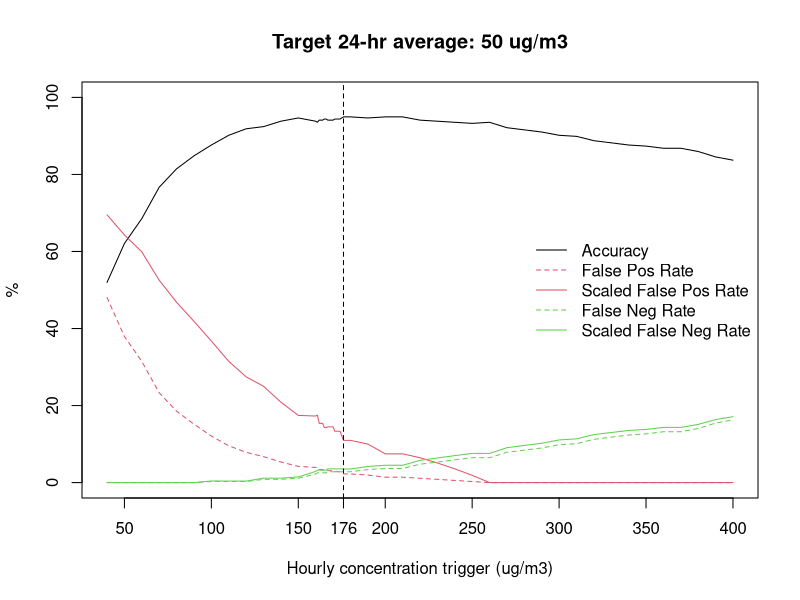

Reproduce this figure in R.

## See explanation at bottom

## read in, format data
d <- read.csv("cdf.csv", skip=2)
d <- d[, c(1,5)] # for current "cdf.csv" file, which likely is not what was used orignally
names(d) <- c("date", "pm")
summary(d)
which(d$pm > 800)
d[which(d$pm > 800), "pm"] <- NA

d$date <- as.POSIXct(d$date, tz = "UTC", format = "%d-%b-%Y %H:%M")
d$day <- format(d$date, format = "%Y-%m-%d")

summary(d)

## split into list
dd <- split(d, d$day)

## remove days with less than 75% completeness
id <- sapply(dd, function(a) sum(is.na(a$pm)))
dd <- dd[id < 7]
rm(id)


###functions for testing accuracy

predict <- function(data, trigger) {
  sapply(data, function(a) sum(a$pm > trigger, na.rm = TRUE) > 0)
}

means <- function(data) {
  sapply(dd, function(a) mean(a$pm, na.rm = TRUE))
}

acc <- function(pred, true){
  sum(pred == true) / length(true)
}

fpr <- function(pred, true){
  sum(pred == TRUE & true == FALSE) / length(true)
}

fpr2 <- function(pred, true){
  sum(pred == TRUE & true == FALSE) / sum(pred == TRUE)
}

fnr <- function(pred, true){
  sum(pred == FALSE & true == TRUE) / length(true)
}

fnr2 <- function(pred, true){
  sum(pred == FALSE & true == TRUE) / sum(pred == FALSE)
}

test.trigger <- function(data, trigger, thresh){
  
  true <- means(data) > thresh
  pred <- predict(data, trigger)
  accuracy <- acc(pred, true)
  false.pos <- fpr(pred, true)
  false.pos2 <- fpr2(pred, true)
  false.neg <- fnr(pred, true)
  false.neg2 <- fnr2(pred, true)
  true.rate <- sum(true)/length(true)
  
  ret <- c(thresh, true.rate, trigger, accuracy, false.pos, false.pos2, false.neg, false.neg2)
  return(ret)
}



# run it! 
thresh <- 50
trigs <- c(seq(50, 400, by = 10), 160:180)
results <- test.trigger(dd, 40, thresh)

for(i in 1:length(trigs)){
  x <- test.trigger(dd, trigs[i], thresh)
  results <- rbind(results, x)
  rm(x)
} ; rm(i)

results <- as.data.frame(results, row.names = 1:nrow(results))
names(results) <- c("threshold", "true.rate", "trigger", "accuracy", 
                    "false.pos", "false.pos2", "false.neg", "false.neg2")
results <- results[order(results$trigger), ]

# plot it!
plot(results$trigger, results$accuracy, type = "l", ylim = c(0,1),
     main = paste("Target 24-hr average:", thresh, "ug/m3"),
     xlab = "Hourly concentration trigger (ug/m3)",
     ylab = "%",
     yaxt = "n")
axis(2, at = (0:5)/5, labels = (0:5)*20 )
lines(results$trigger, results$false.pos2, col=2)
lines(results$trigger, results$false.pos, col=2, lty=2)
lines(results$trigger, results$false.neg2, col=3)
lines(results$trigger, results$false.neg, col=3, lty=2)

legend("right", 
       legend = c("Accuracy", "False Pos Rate", "Scaled False Pos Rate",
                           "False Neg Rate", "Scaled False Neg Rate"),
       lty = c(1, 2, 1, 2, 1),
       col = c(1, 2, 2, 3, 3),
       bty = "n")

abline(v = results$trigger[which(results$accuracy == max(results$accuracy))[1]],
       lty = 2)
axis(1, 
     at = results$trigger[which(results$accuracy == max(results$accuracy))[1]])

### when is first SMS sent?

d$txt <- d$pm > 175
d$hour <- as.numeric(format(d$date, "%H"))

ddd <- split(d, d$day)

min.hour <- function(a) {
  a <- a[!is.na(a$txt), ]
  if(sum(a$txt) == 0) {
    ret <- NA
  } else {
    ret <- min(a$hour[a$txt == TRUE], na.rm = TRUE)
  }
  return(ret)
}

first.hour <- sapply(ddd, min.hour)
mean(first.hour, na.rm = T)


# My to-do from Friday afternoon's meeting was to look at the data and come up with 
# criteria for automatically sending out the AirAware Early Action Text Alert (or 
# whatever we are calling it). I looked all PM10 from CDF from 2013 thru Friday, 
# and my recommendation is to use an hourly CDF PM10 value of 170 ug/m3 as the 
# threshold for sending out the alert. 

# This threshold is based on trying to predict daily 24-hr averages that exceed the 
# state standard of 50 ug/m3. We could base the hourly threshold off of a different 
# "target" 24-hr average, but the state standard seems easiest to justify. Any alternative 
# is going to be to somewhat arbitrary.

# I looked at various hourly thresholds and 170 gives the best overall accuracy for 
# predicting whether the day's 24-hour average will exceed 50. This threshold is 93% 
# accurate, meaning 93% of the time, either no alert goes out and the day's 24-hr 
# average is indeed less than 50, OR one or more alerts do go out and the 24-hr average 
# is above 50. 7% of the time it gets it wrong: either 1 (or more) alerts go out but 
# the 24-hr average is less than the standard, or no alerts go out but the daily average 
# winds up exceeding the standard.

# Looking more closely at when it gets it wrong, 15% of the days when an alerts goes out 
# are false positives, i.e. the 24-hr average ends up being less than the standard. 5% 
# of days when no alert goes out are false negatives, in which the standard is exceeded 
# but no alert was sent. So the algorithm has a health protective bias: It errs on the 
# side of sending an alert and incurring a false positive.

# To illustrate how this would have worked had it been in place this year, I have attached 
# an annotated print out of CDF PM10 data for March 2017 thru today. I have highlighted in 
# yellow when press releases are triggered under the current system--the first hour each day 
# when PM10 exceeds 300. Then I have boxed in red all hours above the proposed threshold of 
# 170--this is when an alert would have been sent under this proposal. Finally, I have added 
# a column showing whether the day was a false positive, a false negative, or an accurate 
# prediction of an exceedence. 

# I think the follow things are notable:
# •The proposed threshold of 170 typically gives 1 to 3 hours earlier notice than the 300 
# threshold, but not always: there are several days when concentrations jump from <100 to >300.
# •Over these ~3.5 months, there would have been 6 false positives (alert sent but 24-hour 
# standard not exceeded) and 1 false negative (no alert, but 24-hour standard exceeded.)
# •There are several exceedence days that would have generated an alert with 170 threshold 
# but did not generate a press release with the 300 threshold.
# •Somebody subscribed to the Alerts would have received about 170 text messages during 
# this period of time.

# So to recap, my recommendation is to use the state standard as the "target" and use 170 
# as the trigger for sending out an alert. 170 has the highest overall accuracy, and when it 
# errs it errs in a health protective manner. 

# If 170 alerts in 3.5 months are too many, we could consider a higher "target" 24-hour average. 
# (FWIW, our current trigger of 300 ug/m3 corresponds to a 24-hour average of about 70 ug/m3). 

# Alternatively, we could move the trigger to a higher value, at the expense of overall accuracy. 
# This would decrease the false positive rate (and thus the number of emails sent) while 
# increasing the false negative rate. Overall accuracy takes a hit, but a surprisingly small one. 
# For example, increasing the trigger/threshold from 170 to 200 yields only a slight decrease in 
# overall accuracy (92.6% vs 92.8%) but the false positive rate drops from 15 to 8% while the 
# false negative rate jumps from 5 to 7%, and the number of alerts sent would drop from about 170 
# to about 130. This higher threshold would, however, tend to give less warning before the really 
# high concentrations start.

# Another alternative is to only send out one alert per day. So once the hourly threshold is 
# exceeded and an alert is triggered, no additional alerts are sent. Unfortunately this cannot 
# be implemented on the data side--the email rules in AirVision simply aren't flexible enough. 
# But maybe there is a way on Outlook-side to specify only one email per day.

# Let me know if there are questions. I am happy to explore other ideas for triggering the alert.
